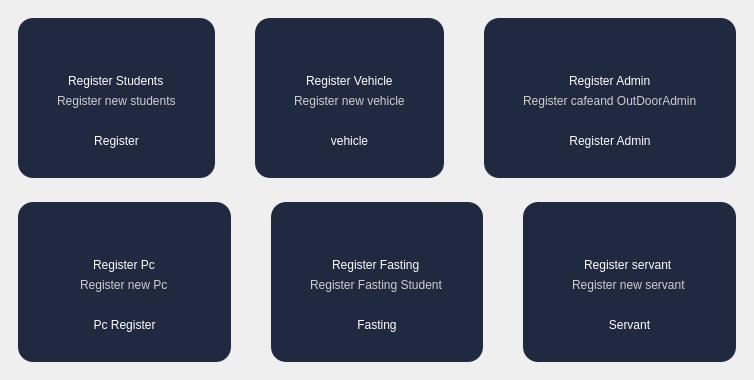
         <widget class="QWidget" name="register_2">
          <layout class="QHBoxLayout" name="horizontalLayout_21">
           <property name="spacing">
            <number>0</number>
           </property>
           <property name="leftMargin">
            <number>0</number>
           </property>
           <property name="topMargin">
            <number>0</number>
           </property>
           <property name="rightMargin">
            <number>0</number>
           </property>
           <property name="bottomMargin">
            <number>0</number>
           </property>
           <item>
            <widget class="QWidget" name="widget_2" native="true">
             <layout class="QVBoxLayout" name="verticalLayout_10">
              <item>
               <widget class="QWidget" name="widget_6" native="true">
                <layout class="QHBoxLayout" name="horizontalLayout_22">
                 <property name="spacing">
                  <number>40</number>
                 </property>
                 <item>
                  <widget class="QWidget" name="widget_30" native="true">
                   <property name="styleSheet">
                    <string notr="true">QWidget{background-color: rgb(31, 41, 64);
border-radius:15;
}
</string>
                   </property>
                   <layout class="QVBoxLayout" name="verticalLayout_11">
                    <property name="leftMargin">
                     <number>30</number>
                    </property>
                    <property name="rightMargin">
                     <number>30</number>
                    </property>
                    <property name="bottomMargin">
                     <number>20</number>
                    </property>
                    <item>
                     <widget class="QWidget" name="widget_36" native="true">
                      <property name="styleSheet">
                       <string notr="true">border-style:none;</string>
                      </property>
                      <layout class="QHBoxLayout" name="horizontalLayout_24">
                       <item>
                        <widget class="QLabel" name="label_4">
                         <property name="maximumSize">
                          <size>
                           <width>100</width>
                           <height>100</height>
                          </size>
                         </property>
                         <property name="text">
                          <string/>
                         </property>
                         <property name="pixmap">
                          <pixmap>../../Untitled82_20240401043012.png</pixmap>
                         </property>
                         <property name="scaledContents">
                          <bool>true</bool>
                         </property>
                        </widget>
                       </item>
                      </layout>
                     </widget>
                    </item>
                    <item alignment="Qt::AlignHCenter|Qt::AlignBottom">
                     <widget class="QWidget" name="widget_37" native="true">
                      <property name="styleSheet">
                       <string notr="true">border-style:none;</string>
                      </property>
                      <layout class="QVBoxLayout" name="verticalLayout_12">
                       <item alignment="Qt::AlignHCenter">
                        <widget class="QLabel" name="label_5">
                         <property name="styleSheet">
                          <string notr="true">font: 87 10pt &quot;Arial Black&quot;;
color: rgb(255, 255, 255);</string>
                         </property>
                         <property name="text">
                          <string>Register Students</string>
                         </property>
                        </widget>
                       </item>
                       <item alignment="Qt::AlignHCenter">
                        <widget class="QLabel" name="label_6">
                         <property name="styleSheet">
                          <string notr="true">font: 8pt &quot;Arial&quot;;
color: rgb(206, 206, 206);</string>
                         </property>
                         <property name="text">
                          <string>Register new students</string>
                         </property>
                        </widget>
                       </item>
                      </layout>
                     </widget>
                    </item>
                    <item>
                     <widget class="QPushButton" name="register_button">
                      <property name="minimumSize">
                       <size>
                        <width>0</width>
                        <height>35</height>
                       </size>
                      </property>
                      <property name="styleSheet">
                       <string notr="true">

QPushButton{background-color: rgb(31, 41, 64);
font: 10pt &quot;MS Shell Dlg 2&quot;;
color: rgb(255, 255, 255);
border-radius:6;
}
QPushButton::hover{
border-style:solid;
border-width:1;
	border-color: rgb(148, 148, 148);
}
</string>
                      </property>
                      <property name="text">
                       <string>Register</string>
                      </property>
                     </widget>
                    </item>
                   </layout>
                  </widget>
                 </item>
                 <item>
                  <widget class="QWidget" name="widget_46" native="true">
                   <property name="styleSheet">
                    <string notr="true">QWidget{background-color: rgb(31, 41, 64);
border-radius:15;
}
</string>
                   </property>
                   <layout class="QVBoxLayout" name="verticalLayout_32">
                    <property name="leftMargin">
                     <number>30</number>
                    </property>
                    <property name="rightMargin">
                     <number>30</number>
                    </property>
                    <property name="bottomMargin">
                     <number>20</number>
                    </property>
                    <item>
                     <widget class="QWidget" name="widget_64" native="true">
                      <property name="styleSheet">
                       <string notr="true">border-style:none;</string>
                      </property>
                      <layout class="QHBoxLayout" name="horizontalLayout_27">
                       <item>
                        <widget class="QLabel" name="label_13">
                         <property name="maximumSize">
                          <size>
                           <width>100</width>
                           <height>100</height>
                          </size>
                         </property>
                         <property name="text">
                          <string/>
                         </property>
                         <property name="pixmap">
                          <pixmap>images/carIcon.png</pixmap>
                         </property>
                         <property name="scaledContents">
                          <bool>true</bool>
                         </property>
                        </widget>
                       </item>
                      </layout>
                     </widget>
                    </item>
                    <item alignment="Qt::AlignHCenter|Qt::AlignBottom">
                     <widget class="QWidget" name="widget_65" native="true">
                      <property name="styleSheet">
                       <string notr="true">border-style:none;</string>
                      </property>
                      <layout class="QVBoxLayout" name="verticalLayout_33">
                       <item alignment="Qt::AlignHCenter">
                        <widget class="QLabel" name="label_14">
                         <property name="styleSheet">
                          <string notr="true">font: 87 10pt &quot;Arial Black&quot;;
color: rgb(255, 255, 255);</string>
                         </property>
                         <property name="text">
                          <string>Register Vehicle</string>
                         </property>
                        </widget>
                       </item>
                       <item alignment="Qt::AlignHCenter">
                        <widget class="QLabel" name="label_15">
                         <property name="styleSheet">
                          <string notr="true">font: 8pt &quot;Arial&quot;;
color: rgb(206, 206, 206);</string>
                         </property>
                         <property name="text">
                          <string>Register new vehicle</string>
                         </property>
                        </widget>
                       </item>
                      </layout>
                     </widget>
                    </item>
                    <item>
                     <widget class="QPushButton" name="vehicle_button">
                      <property name="minimumSize">
                       <size>
                        <width>0</width>
                        <height>35</height>
                       </size>
                      </property>
                      <property name="styleSheet">
                       <string notr="true">

QPushButton{background-color: rgb(31, 41, 64);
font: 10pt &quot;MS Shell Dlg 2&quot;;
color: rgb(255, 255, 255);
border-radius:6;
}
QPushButton::hover{
border-style:solid;
border-width:1;
	border-color: rgb(148, 148, 148);
}
</string>
                      </property>
                      <property name="text">
                       <string>vehicle</string>
                      </property>
                     </widget>
                    </item>
                   </layout>
                  </widget>
                 </item>
                 <item>
                  <widget class="QWidget" name="widget_42" native="true">
                   <property name="styleSheet">
                    <string notr="true">QWidget{background-color: rgb(31, 41, 64);
border-radius:15;
}
</string>
                   </property>
                   <layout class="QVBoxLayout" name="verticalLayout_17">
                    <property name="leftMargin">
                     <number>30</number>
                    </property>
                    <property name="rightMargin">
                     <number>30</number>
                    </property>
                    <property name="bottomMargin">
                     <number>20</number>
                    </property>
                    <item>
                     <widget class="QWidget" name="widget_43" native="true">
                      <property name="styleSheet">
                       <string notr="true">border-style:none;</string>
                      </property>
                      <layout class="QHBoxLayout" name="horizontalLayout_26">
                       <item>
                        <widget class="QLabel" name="label_10">
                         <property name="maximumSize">
                          <size>
                           <width>100</width>
                           <height>100</height>
                          </size>
                         </property>
                         <property name="text">
                          <string/>
                         </property>
                         <property name="pixmap">
                          <pixmap>images/setting.PNG</pixmap>
                         </property>
                         <property name="scaledContents">
                          <bool>true</bool>
                         </property>
                        </widget>
                       </item>
                      </layout>
                     </widget>
                    </item>
                    <item alignment="Qt::AlignHCenter|Qt::AlignBottom">
                     <widget class="QWidget" name="widget_45" native="true">
                      <property name="styleSheet">
                       <string notr="true">border-style:none;</string>
                      </property>
                      <layout class="QVBoxLayout" name="verticalLayout_18">
                       <item alignment="Qt::AlignHCenter">
                        <widget class="QLabel" name="label_11">
                         <property name="styleSheet">
                          <string notr="true">font: 87 10pt &quot;Arial Black&quot;;
color: rgb(255, 255, 255);</string>
                         </property>
                         <property name="text">
                          <string>Register Admin</string>
                         </property>
                        </widget>
                       </item>
                       <item alignment="Qt::AlignHCenter">
                        <widget class="QLabel" name="label_12">
                         <property name="styleSheet">
                          <string notr="true">font: 8pt &quot;Arial&quot;;
color: rgb(206, 206, 206);</string>
                         </property>
                         <property name="text">
                          <string>Register cafeand OutDoorAdmin</string>
                         </property>
                        </widget>
                       </item>
                      </layout>
                     </widget>
                    </item>
                    <item>
                     <widget class="QPushButton" name="Admin_button">
                      <property name="minimumSize">
                       <size>
                        <width>0</width>
                        <height>35</height>
                       </size>
                      </property>
                      <property name="styleSheet">
                       <string notr="true">

QPushButton{background-color: rgb(31, 41, 64);
font: 10pt &quot;MS Shell Dlg 2&quot;;
color: rgb(255, 255, 255);
border-radius:6;
}
QPushButton::hover{
border-style:solid;
border-width:1;
	border-color: rgb(148, 148, 148);
}
</string>
                      </property>
                      <property name="text">
                       <string>Register Admin</string>
                      </property>
                     </widget>
                    </item>
                   </layout>
                  </widget>
                 </item>
                </layout>
               </widget>
              </item>
              <item>
               <widget class="QWidget" name="widget_20" native="true">
                <layout class="QHBoxLayout" name="horizontalLayout_23">
                 <property name="spacing">
                  <number>40</number>
                 </property>
                 <item>
                  <widget class="QWidget" name="widget_38" native="true">
                   <property name="styleSheet">
                    <string notr="true">QWidget{background-color: rgb(31, 41, 64);
border-radius:15;
}
</string>
                   </property>
                   <layout class="QVBoxLayout" name="verticalLayout_13">
                    <property name="leftMargin">
                     <number>30</number>
                    </property>
                    <property name="rightMargin">
                     <number>30</number>
                    </property>
                    <property name="bottomMargin">
                     <number>20</number>
                    </property>
                    <item>
                     <widget class="QWidget" name="widget_39" native="true">
                      <property name="styleSheet">
                       <string notr="true">border-style:none;</string>
                      </property>
                      <layout class="QHBoxLayout" name="horizontalLayout_25">
                       <item>
                        <widget class="QLabel" name="label_7">
                         <property name="maximumSize">
                          <size>
                           <width>100</width>
                           <height>100</height>
                          </size>
                         </property>
                         <property name="text">
                          <string/>
                         </property>
                         <property name="pixmap">
                          <pixmap>images/computerIcon (1).png</pixmap>
                         </property>
                         <property name="scaledContents">
                          <bool>true</bool>
                         </property>
                        </widget>
                       </item>
                      </layout>
                     </widget>
                    </item>
                    <item alignment="Qt::AlignHCenter|Qt::AlignBottom">
                     <widget class="QWidget" name="widget_40" native="true">
                      <property name="styleSheet">
                       <string notr="true">border-style:none;</string>
                      </property>
                      <layout class="QVBoxLayout" name="verticalLayout_14">
                       <item alignment="Qt::AlignHCenter">
                        <widget class="QLabel" name="label_8">
                         <property name="styleSheet">
                          <string notr="true">font: 87 10pt &quot;Arial Black&quot;;
color: rgb(255, 255, 255);</string>
                         </property>
                         <property name="text">
                          <string>Register Pc</string>
                         </property>
                        </widget>
                       </item>
                       <item alignment="Qt::AlignHCenter">
                        <widget class="QLabel" name="label_9">
                         <property name="styleSheet">
                          <string notr="true">font: 8pt &quot;Arial&quot;;
color: rgb(206, 206, 206);</string>
                         </property>
                         <property name="text">
                          <string>Register new Pc</string>
                         </property>
                        </widget>
                       </item>
                      </layout>
                     </widget>
                    </item>
                    <item>
                     <widget class="QPushButton" name="PC_button">
                      <property name="minimumSize">
                       <size>
                        <width>0</width>
                        <height>35</height>
                       </size>
                      </property>
                      <property name="styleSheet">
                       <string notr="true">

QPushButton{background-color: rgb(31, 41, 64);
font: 10pt &quot;MS Shell Dlg 2&quot;;
color: rgb(255, 255, 255);
border-radius:6;
}
QPushButton::hover{
border-style:solid;
border-width:1;
	
	border-color: rgb(199, 199, 199);
}
</string>
                      </property>
                      <property name="text">
                       <string>Pc Register</string>
                      </property>
                     </widget>
                    </item>
                   </layout>
                  </widget>
                 </item>
                 <item>
                  <widget class="QWidget" name="widget_54" native="true">
                   <property name="styleSheet">
                    <string notr="true">QWidget{background-color: rgb(31, 41, 64);
border-radius:15;
}
</string>
                   </property>
                   <layout class="QVBoxLayout" name="verticalLayout_25">
                    <property name="leftMargin">
                     <number>30</number>
                    </property>
                    <property name="rightMargin">
                     <number>30</number>
                    </property>
                    <property name="bottomMargin">
                     <number>20</number>
                    </property>
                    <item>
                     <widget class="QWidget" name="widget_55" native="true">
                      <property name="styleSheet">
                       <string notr="true">border-style:none;</string>
                      </property>
                      <layout class="QHBoxLayout" name="horizontalLayout_31">
                       <item>
                        <widget class="QLabel" name="label_25">
                         <property name="maximumSize">
                          <size>
                           <width>100</width>
                           <height>100</height>
                          </size>
                         </property>
                         <property name="text">
                          <string/>
                         </property>
                         <property name="pixmap">
                          <pixmap>../../Untitled82_20240401043012.png</pixmap>
                         </property>
                         <property name="scaledContents">
                          <bool>true</bool>
                         </property>
                        </widget>
                       </item>
                      </layout>
                     </widget>
                    </item>
                    <item alignment="Qt::AlignHCenter|Qt::AlignBottom">
                     <widget class="QWidget" name="widget_66" native="true">
                      <property name="styleSheet">
                       <string notr="true">border-style:none;</string>
                      </property>
                      <layout class="QVBoxLayout" name="verticalLayout_26">
                       <item alignment="Qt::AlignHCenter">
                        <widget class="QLabel" name="label_26">
                         <property name="styleSheet">
                          <string notr="true">font: 87 10pt &quot;Arial Black&quot;;
color: rgb(255, 255, 255);</string>
                         </property>
                         <property name="text">
                          <string>Register Fasting</string>
                         </property>
                        </widget>
                       </item>
                       <item alignment="Qt::AlignHCenter">
                        <widget class="QLabel" name="label_27">
                         <property name="styleSheet">
                          <string notr="true">font: 8pt &quot;Arial&quot;;
color: rgb(206, 206, 206);</string>
                         </property>
                         <property name="text">
                          <string>Register Fasting Student</string>
                         </property>
                        </widget>
                       </item>
                      </layout>
                     </widget>
                    </item>
                    <item>
                     <widget class="QPushButton" name="fasting_button">
                      <property name="minimumSize">
                       <size>
                        <width>0</width>
                        <height>35</height>
                       </size>
                      </property>
                      <property name="styleSheet">
                       <string notr="true">

QPushButton{background-color: rgb(31, 41, 64);
font: 10pt &quot;MS Shell Dlg 2&quot;;
color: rgb(255, 255, 255);
border-radius:6;
}
QPushButton::hover{
border-style:solid;
border-width:1;
	
	border-color: rgb(199, 199, 199);
}
</string>
                      </property>
                      <property name="text">
                       <string>Fasting</string>
                      </property>
                     </widget>
                    </item>
                   </layout>
                  </widget>
                 </item>
                 <item>
                  <widget class="QWidget" name="widget_41" native="true">
                   <property name="styleSheet">
                    <string notr="true">QWidget{background-color: rgb(31, 41, 64);
border-radius:15;
}
</string>
                   </property>
                   <layout class="QVBoxLayout" name="verticalLayout_19">
                    <property name="leftMargin">
                     <number>30</number>
                    </property>
                    <property name="rightMargin">
                     <number>30</number>
                    </property>
                    <property name="bottomMargin">
                     <number>20</number>
                    </property>
                    <item>
                     <widget class="QWidget" name="widget_44" native="true">
                      <property name="styleSheet">
                       <string notr="true">border-style:none;</string>
                      </property>
                      <layout class="QHBoxLayout" name="horizontalLayout_28">
                       <item>
                        <widget class="QLabel" name="label_16">
                         <property name="maximumSize">
                          <size>
                           <width>100</width>
                           <height>100</height>
                          </size>
                         </property>
                         <property name="text">
                          <string/>
                         </property>
                         <property name="pixmap">
                          <pixmap>../../Untitled82_20240401043012.png</pixmap>
                         </property>
                         <property name="scaledContents">
                          <bool>true</bool>
                         </property>
                        </widget>
                       </item>
                      </layout>
                     </widget>
                    </item>
                    <item alignment="Qt::AlignHCenter|Qt::AlignBottom">
                     <widget class="QWidget" name="widget_47" native="true">
                      <property name="styleSheet">
                       <string notr="true">border-style:none;</string>
                      </property>
                      <layout class="QVBoxLayout" name="verticalLayout_20">
                       <item alignment="Qt::AlignHCenter">
                        <widget class="QLabel" name="label_17">
                         <property name="styleSheet">
                          <string notr="true">font: 87 10pt &quot;Arial Black&quot;;
color: rgb(255, 255, 255);</string>
                         </property>
                         <property name="text">
                          <string>Register servant</string>
                         </property>
                        </widget>
                       </item>
                       <item alignment="Qt::AlignHCenter">
                        <widget class="QLabel" name="label_18">
                         <property name="styleSheet">
                          <string notr="true">font: 8pt &quot;Arial&quot;;
color: rgb(206, 206, 206);</string>
                         </property>
                         <property name="text">
                          <string>Register new servant</string>
                         </property>
                        </widget>
                       </item>
                      </layout>
                     </widget>
                    </item>
                    <item>
                     <widget class="QPushButton" name="servant_button">
                      <property name="minimumSize">
                       <size>
                        <width>0</width>
                        <height>35</height>
                       </size>
                      </property>
                      <property name="styleSheet">
                       <string notr="true">

QPushButton{background-color: rgb(31, 41, 64);
font: 10pt &quot;MS Shell Dlg 2&quot;;
color: rgb(255, 255, 255);
border-radius:6;
}
QPushButton::hover{
border-style:solid;
border-width:1;
	
	border-color: rgb(199, 199, 199);
}
</string>
                      </property>
                      <property name="text">
                       <string>Servant</string>
                      </property>
                     </widget>
                    </item>
                   </layout>
                  </widget>
                 </item>
                </layout>
               </widget>
              </item>
             </layout>
            </widget>
           </item>
          </layout>
         </widget>
